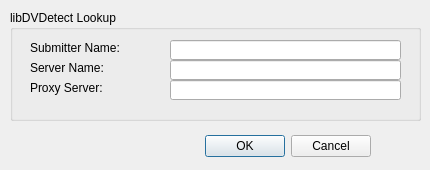
<?xml version="1.0" encoding="UTF-8"?>
<ui version="4.0">
 <class>editoptionsdlg</class>
 <widget class="QDialog" name="editoptionsdlg">
  <property name="geometry">
   <rect>
    <x>0</x>
    <y>0</y>
    <width>430</width>
    <height>170</height>
   </rect>
  </property>
  <property name="windowTitle">
   <string>Options</string>
  </property>
  <widget class="QDialogButtonBox" name="buttonBox">
   <property name="geometry">
    <rect>
     <x>30</x>
     <y>130</y>
     <width>341</width>
     <height>32</height>
    </rect>
   </property>
   <property name="orientation">
    <enum>Qt::Horizontal</enum>
   </property>
   <property name="standardButtons">
    <set>QDialogButtonBox::Cancel|QDialogButtonBox::Ok</set>
   </property>
  </widget>
  <widget class="QGroupBox" name="groupBox_7">
   <property name="geometry">
    <rect>
     <x>10</x>
     <y>10</y>
     <width>411</width>
     <height>111</height>
    </rect>
   </property>
   <property name="title">
    <string>libDVDetect Lookup</string>
   </property>
   <widget class="QLineEdit" name="lineEditDVDetectSubmitter">
    <property name="geometry">
     <rect>
      <x>160</x>
      <y>30</y>
      <width>231</width>
      <height>20</height>
     </rect>
    </property>
   </widget>
   <widget class="QLabel" name="label_43">
    <property name="geometry">
     <rect>
      <x>20</x>
      <y>30</y>
      <width>131</width>
      <height>16</height>
     </rect>
    </property>
    <property name="text">
     <string>Submitter Name:</string>
    </property>
   </widget>
   <widget class="QLabel" name="label_44">
    <property name="geometry">
     <rect>
      <x>20</x>
      <y>50</y>
      <width>131</width>
      <height>16</height>
     </rect>
    </property>
    <property name="text">
     <string>Server Name:</string>
    </property>
   </widget>
   <widget class="QLineEdit" name="lineEditDVDetectServerName">
    <property name="geometry">
     <rect>
      <x>160</x>
      <y>50</y>
      <width>231</width>
      <height>20</height>
     </rect>
    </property>
   </widget>
   <widget class="QLabel" name="label_45">
    <property name="geometry">
     <rect>
      <x>20</x>
      <y>70</y>
      <width>131</width>
      <height>16</height>
     </rect>
    </property>
    <property name="text">
     <string>Proxy Server:</string>
    </property>
   </widget>
   <widget class="QLineEdit" name="lineEditDVDetectProxyServer">
    <property name="geometry">
     <rect>
      <x>160</x>
      <y>70</y>
      <width>231</width>
      <height>20</height>
     </rect>
    </property>
   </widget>
  </widget>
 </widget>
 <tabstops>
  <tabstop>buttonBox</tabstop>
  <tabstop>lineEditDVDetectSubmitter</tabstop>
  <tabstop>lineEditDVDetectServerName</tabstop>
  <tabstop>lineEditDVDetectProxyServer</tabstop>
 </tabstops>
 <resources/>
 <connections>
  <connection>
   <sender>buttonBox</sender>
   <signal>accepted()</signal>
   <receiver>editoptionsdlg</receiver>
   <slot>accept()</slot>
   <hints>
    <hint type="sourcelabel">
     <x>248</x>
     <y>254</y>
    </hint>
    <hint type="destinationlabel">
     <x>157</x>
     <y>274</y>
    </hint>
   </hints>
  </connection>
  <connection>
   <sender>buttonBox</sender>
   <signal>rejected()</signal>
   <receiver>editoptionsdlg</receiver>
   <slot>reject()</slot>
   <hints>
    <hint type="sourcelabel">
     <x>316</x>
     <y>260</y>
    </hint>
    <hint type="destinationlabel">
     <x>286</x>
     <y>274</y>
    </hint>
   </hints>
  </connection>
 </connections>
</ui>
